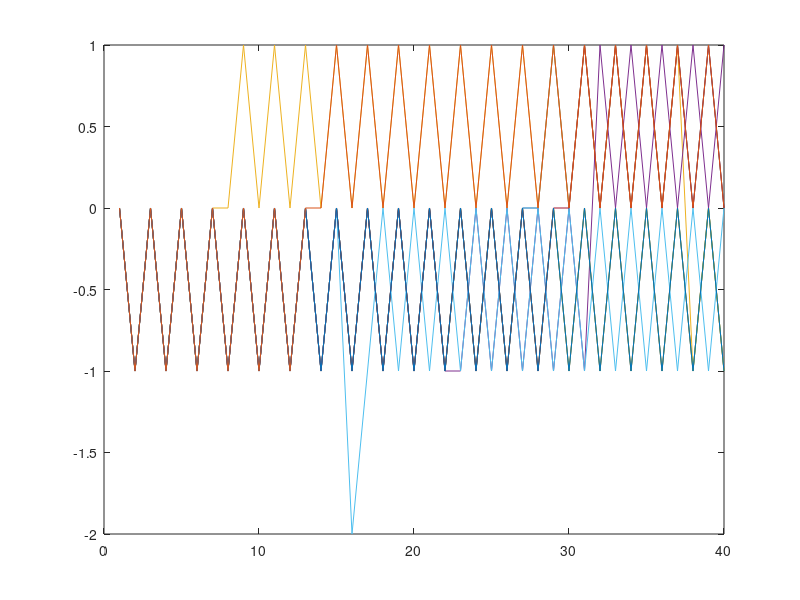

This figure's MATLAB source:
%Basic Example-I, Discrete Time Stochastic Viability Case
clear all;
%we start with # of 9 Trajectories(= Finite Time Observation, Evolution)
%t=40, finite time
trajectories=zeros(9,40);
number_of_penalty=0;number_of_trajectories=9;
for j=1:number_of_trajectories
    %initial_settings
    x(1)=0;reward=true;
    trajectories(j,1)=x(1);
    u=1;p=0.01;
    P=[p p 1-2*p];
    W=[1 -1 0];
    
    for i=2:40
    
    %assign the control
    if u+x(i-1)>0
        u=-1;
    elseif u+x(i-1)<0
        u=1;
    end
    
    %uncertainty
    w=randsample(W,1,true,P);
    
    %The evolution of a scalar x(t), discrete-time dynamics
    x(i)=x(i-1)+u+w;
    trajectories(j,i)=x(i);
    
    %check viable or not (penalized or reward)
    if x(i)>=-1 && x(i)<=1
        %reward
    else
        %penalty
        reward=false;
    end
    
    end
    
    if reward==false
       number_of_penalty=number_of_penalty+1;
    end
    
end

t=1:1:40;
for m=1:number_of_trajectories
   plot(t,trajectories(m,:))
   hold on
end

%Viability probability value function:= V(0=x)
V=number_of_penalty/number_of_trajectories